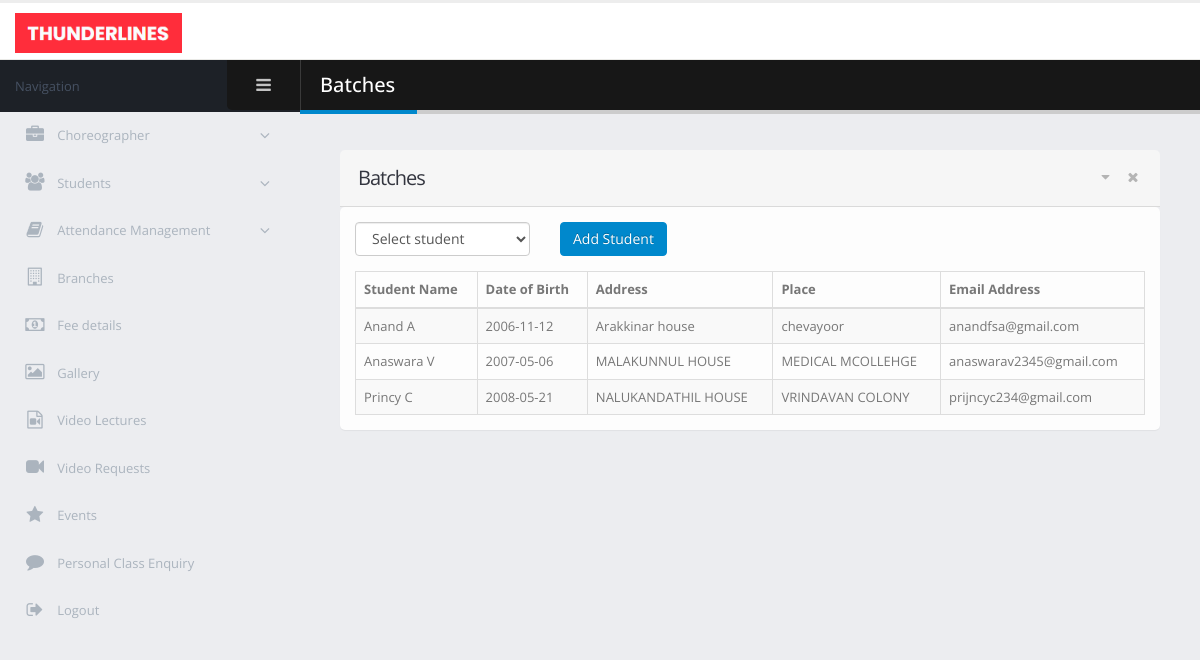
The app's page /admin/batch_details.php?bid=8 with its own data.
### tables this page shows
CREATE TABLE `student` (
  `student_id` int(11) NOT NULL,
  `student_name` varchar(40) NOT NULL,
  `student_dob` varchar(30) NOT NULL,
  `student_gender` varchar(12) NOT NULL,
  `address` varchar(25) NOT NULL,
  `place` varchar(25) NOT NULL,
  `pincode` int(11) NOT NULL,
  `district` varchar(30) NOT NULL,
  `nearest_branch` int(11) NOT NULL,
  `email_address` varchar(40) NOT NULL,
  `mobile_number` bigint(12) NOT NULL,
  `profile_photo` text DEFAULT NULL,
  `batch_id` int(11) DEFAULT 0,
  `fee_status` int(11) NOT NULL DEFAULT 0
);

### admin/batch_details.php (the view, shortened to what this page needs)
<!doctype html>
<html class="fixed">
	<head>
		<link rel="stylesheet" href="assets/vendor/bootstrap/css/bootstrap.css" />
		<link rel="stylesheet" href="assets/vendor/font-awesome/css/font-awesome.css" />
		<link rel="stylesheet" href="assets/vendor/magnific-popup/magnific-popup.css" />
		<link rel="stylesheet" href="assets/vendor/bootstrap-datepicker/css/bootstrap-datepicker3.css" />
		<link rel="stylesheet" href="assets/vendor/jquery-ui/jquery-ui.css" />
		<link rel="stylesheet" href="assets/vendor/jquery-ui/jquery-ui.theme.css" />
		<link rel="stylesheet" href="assets/vendor/bootstrap-multiselect/bootstrap-multiselect.css" />
		<link rel="stylesheet" href="assets/vendor/morris.js/morris.css" />
		<link rel="stylesheet" href="assets/stylesheets/theme.css" />
		<link rel="stylesheet" href="assets/stylesheets/skins/default.css" />
		<link rel="stylesheet" href="assets/stylesheets/theme-custom.css">
	</head>
	<body>
		<section class="body">
			<header class="header">
				<div class="logo-container">
					<a href="homepage.php" class="logo">
						<img src="assets/images/new_logo.png" alt="Porto Admin" height="40"/>
					</a>
				</div>
			</header>
			<div class="inner-wrapper">
				<aside id="sidebar-left" class="sidebar-left">
				    <div class="sidebar-header">
				        <div class="sidebar-title">
				            Navigation
				        </div>
				        <div class="sidebar-toggle hidden-xs" data-toggle-class="sidebar-left-collapsed" data-target="html" data-fire-event="sidebar-left-toggle">
				            <i class="fa fa-bars" aria-label="Toggle sidebar"></i>
				        </div>
				    </div>
				    <div class="nano">
				        <div class="nano-content">
				            <nav id="menu" class="nav-main" role="navigation">
				                <ul class="nav nav-main ">
				                    <li class="nav-parent ">
				                        <a href="#">
				                            <i class="fa fa-briefcase" aria-hidden="true"></i>
				                            <span>Choreographer</span>
				                        </a>
				                    </li>
				                    <li class="nav-parent">
				                        <a href="#">
				                            <i class="fa fa-users" aria-hidden="true"></i>
				                            <span>Students</span>
				                        </a>
				                    </li>
				                    <li class="nav-parent">
				                        <a href="#">
				                            <i class="fa fa-book" aria-hidden="true"></i>
				                            <span>Attendance Management</span>
				                        </a>
				                    </li>
				                    <li>
				                        <a href="branches.php">
				                            <i class="fa fa-building-o" aria-hidden="true"></i>
				                            <span>Branches</span>
				                        </a>
				                    </li>
                                    <li>
                                        <a href="fees_details.php">
                                            <i class="fa fa-money" aria-hidden="true"></i>
                                            <span>Fee details</span>
                                        </a>
                                    </li>
                                    <li>
                                        <a href="gallery.php">
                                            <i class="fa fa-image" aria-hidden="true"></i>
                                            <span>Gallery</span>
                                        </a>
                                    </li>
                                    <li>
                                        <a href="video_lectures.php">
                                            <i class="fa fa-file-video-o" aria-hidden="true"></i>
                                            <span>Video Lectures</span>
                                        </a>
                                    </li>
                                    <li>
                                        <a href="video_requests.php">
                                            <i class="fa fa-video-camera" aria-hidden="true"></i>
                                            <span>Video Requests</span>
                                        </a>
                                    </li>
                                    <li>
                                        <a href="event_details.php">
                                            <i class="fa fa-star" aria-hidden="true"></i>
                                            <span>Events</span>
                                        </a>
                                    </li>
                                    <li>
                                        <a href="personal_class_requests.php">
                                            <i class="fa fa-comment" aria-hidden="true"></i>
                                            <span>Personal Class Enquiry</span>
                                        </a>
                                    </li>
				                    <li>
				                        <a href="../login.html">
				                            <i class="fa fa-sign-out" aria-hidden="true"></i>
				                            <span>Logout</span>
				                        </a>
				                    </li>
				                </ul>
				            </nav>
				        </div>
				    </div>
				</aside>
                <section role="main" class="content-body">
                    <header class="page-header">
                        <h2>Batches</h2>
                    </header>
                    <section class="panel">
                        <header class="panel-heading">
                            <div class="panel-actions">
                                <a href="#" class="panel-action panel-action-toggle" data-panel-toggle></a>
                                <a href="#" class="panel-action panel-action-dismiss" data-panel-dismiss></a>
                            </div>
                            <h2 class="panel-title">Batches</h2>
                        </header>
                        <form class="form-horizontal form-bordered" method="post">
                            <div class="panel-body">
                                <div class="row">
                                    <div class="col-sm-3">
                                        <select class="form-control" id="studentdetails" name="studentdetails" required>
                                            <option value="nothing"> Select student</option>
                                        </select>
                                    </div>
                                    <div class="col-sm-3">
                                        <input type="submit" value="Add Student" class="btn btn-primary" name="add_stud"></input>
                                    </div>
                                </div>
                                <table class="table table-bordered table-striped mb-none" id="tester_table">
                                    <thead>
                                    <tr>
                                        <th>Student Name</th>
                                        <th>Date of Birth</th>
                                        <th>Address</th>
                                        <th>Place</th>
                                        <th>Email Address</th>
                                    </tr>
                                    </thead>
                                    <tbody>
                                    <?php
                                    $server_name = "localhost";
                                    $user_name = "root";
                                    $password = "";
                                    $database = "dance-academy";
                                    $conn = new mysqli($server_name, $user_name, $password, $database);
                                    $batch_sel = "select * from student where batch_id=".htmlspecialchars($_GET['bid']);
                                    $res = $conn->query($batch_sel);
                                    while ($row = $res->fetch_array())
                                    {
                                        echo "<tr>";
                                        echo "<td>$row[1]</td>";
                                        echo "<td>$row[2]</td>";
                                        echo "<td>$row[4]</td>";
                                        echo "<td>$row[5]</td>";
                                        echo "<td>$row[9]</td>";
                                    }
                                    ?>
                                    </tbody>
                                </table>
                            </div>
                        </form>
                    </section>
                </section>
			</div>
		</section>
	</body>
</html>

### admin/assets/stylesheets/skins/default.css (style rules this page uses)
a, .btn-link { color: #0088cc; }
body .btn-primary { color: #ffffff; text-shadow: 0 -1px 0 rgba(0, 0, 0, 0.25); background-color: #0088cc; border-color: #0088cc; }
.page-header h2 { border-bottom-color: #0088cc; }

### records on screen
student: student_name "Anand A", student_dob "2006-11-12", address "Arakkinar house", place "chevayoor", email_address "anandfsa@gmail.com"
student: student_name "Anaswara V", student_dob "2007-05-06", address "MALAKUNNUL HOUSE", place "MEDICAL MCOLLEHGE", email_address "anaswarav2345@gmail.com"
student: student_name "Princy C", student_dob "2008-05-21", address "NALUKANDATHIL HOUSE", place "VRINDAVAN COLONY", email_address "prijncyc234@gmail.com"
